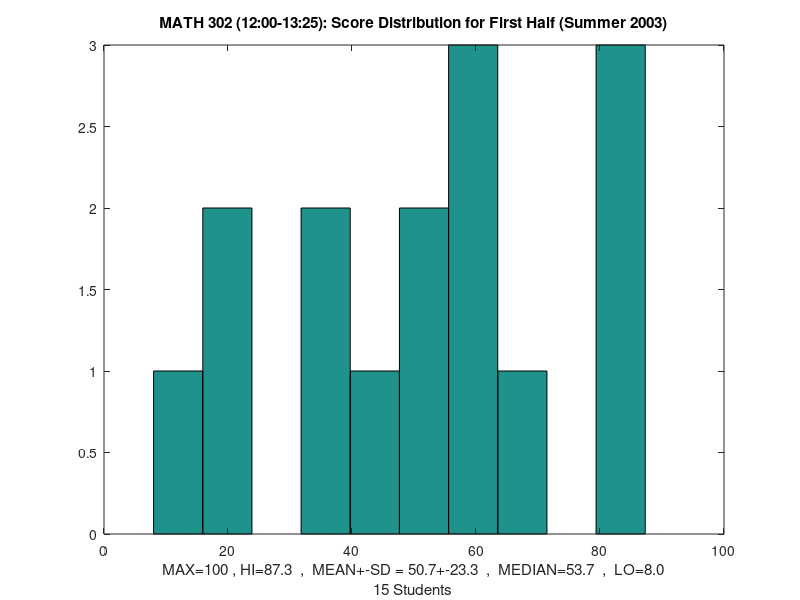

The MATLAB script that drew this image:
% grades for whole course...
hhb=[ 5  5 10   20 68 9; 
 5 10 15   20 68 0;  
 0 10  0   20 35 0;  
 5 10  2.5 10 26 0;  
 5 0   0   15 52 0;   
% 0 0   0    0  0 0; is duc ho kwon dead?   
 5 0   0    0 28 0;  
 5 10  5   10 54 0; 
10 10 15   20 68 2;  
 0  0  5    5  0 0;   
10  5 10   10 45 0;     
 5  5 10    0 61 0;  
10 10  5   10 46 0;  
 5  5  5   15 72 0;  
 5  5  0   10 38 0;   
 0 10  0    0 18 0 ];  

% (key: q1/10 hw/10 q2/10 q3/20 mt/87 ec_for_mt/10) 
hb=hhb*[.8;.8;.8;.8;6/9.7;6/9.7];
means=mean(hb); 

sds=std(hb); 

mins=min(hb); 
maxs=max(hb); 
meds=median(hb); 

hist(hb,10) ; 
title('MATH 302 (12:00-13:25): Score Distribution for First Half (Summer 2003)');
xlabel(sprintf('MAX=%d , HI=%.1f  ,  MEAN+-SD = %.1f+-%.1f  ,  MEDIAN=%.1f  ,  LO=%.1f\n%d Students',100,maxs,means,sds,meds,mins,size(hb,1))); 
